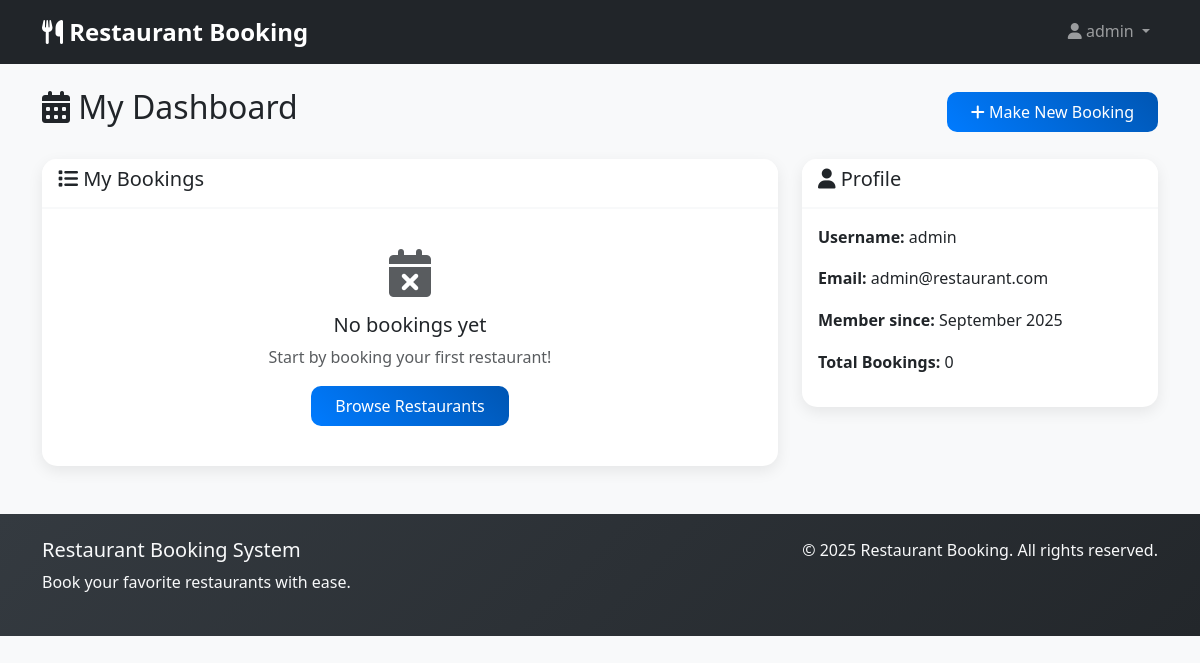
Page /user/dashboard (signed in) on the committed database.
### app.py (models this page shows)
class User(db.Model):
    id = db.Column(db.Integer, primary_key=True)
    username = db.Column(db.String(80), unique=True, nullable=False)
    email = db.Column(db.String(120), unique=True, nullable=False)
    password = db.Column(db.String(255), nullable=False)
    role = db.Column(db.String(20), default='user')  # user, manager, admin
    created_at = db.Column(db.DateTime, default=datetime.utcnow)
    bookings = db.relationship('Booking', backref='user', lazy=True, cascade='all, delete-orphan')

### app.py (the view)
    @app.route('/user/dashboard')
    @login_required
    def user_dashboard():
        user = User.query.get(session['user_id'])
        bookings = Booking.query.filter_by(user_id=user.id).order_by(Booking.created_at.desc()).all()
        return render_template('user/dashboard.html', user=user, bookings=bookings)

### templates/user/dashboard.html (shortened to what this page needs)
{% extends "base.html" %}
{% block content %}
<div class="d-flex justify-content-between align-items-center mb-4">
    <h2><i class="fas fa-calendar-alt"></i> My Dashboard</h2>
    <div>
        <a href="{{ url_for('index') }}" class="btn btn-primary">
            <i class="fas fa-plus"></i> Make New Booking
        </a>
    </div>
</div>
<div class="row">
    <div class="col-md-8">
        <div class="card">
            <div class="card-header">
                <h5><i class="fas fa-list"></i> My Bookings</h5>
            </div>
            <div class="card-body">
                {% if bookings %}
                    <div class="table-responsive">
                        <table class="table table-striped">
                            <thead>
                                <tr>
                                    <th>Restaurant</th>
                                    <th>Date</th>
                                    <th>Time</th>
                                    <th>Guests</th>
                                    <th>Status</th>
                                </tr>
                            </thead>
                            <tbody>
                                {% for booking in bookings %}
                                    <tr>
                                        <td>{{ booking.restaurant.name }}</td>
                                        <td>{{ booking.booking_date.strftime('%Y-%m-%d') }}</td>
                                        <td>{{ booking.booking_time.strftime('%H:%M') }}</td>
                                        <td>{{ booking.guests }}</td>
                                        <td>
                                            <span class="badge bg-{% if booking.status == 'confirmed' %}success{% elif booking.status == 'cancelled' %}danger{% else %}warning{% endif %}">
                                                {{ booking.status.title() }}
                                            </span>
                                        </td>
                                    </tr>
                                {% endfor %}
                            </tbody>
                        </table>
                    </div>
                {% else %}
                    <div class="text-center py-4">
                        <i class="fas fa-calendar-times fa-3x text-muted mb-3"></i>
                        <h5>No bookings yet</h5>
                        <p class="text-muted">Start by booking your first restaurant!</p>
                        <a href="{{ url_for('index') }}" class="btn btn-primary">Browse Restaurants</a>
                    </div>
                {% endif %}
            </div>
        </div>
    </div>
    <div class="col-md-4">
        <div class="card">
            <div class="card-header">
                <h5><i class="fas fa-user"></i> Profile</h5>
            </div>
            <div class="card-body">
                <p><strong>Username:</strong> {{ user.username }}</p>
                <p><strong>Email:</strong> {{ user.email }}</p>
                <p><strong>Member since:</strong> {{ user.created_at.strftime('%B %Y') }}</p>
                <p><strong>Total Bookings:</strong> {{ bookings|length }}</p>
            </div>
        </div>
    </div>
</div>
{% endblock %}

### static/styles.css (style rules this page uses)
:root { --primary-color: #007bff; --secondary-color: #6c757d; --success-color: #28a745; --danger-color: #dc3545; --warning-color: #ffc107; --info-color: #17a2b8; --light-color: #f8f9fa; --dark-color: #343a40; }
body { font-family: 'Segoe UI', Tahoma, Geneva, Verdana, sans-serif; background-color: #f8f9fa; line-height: 1.6; }
.card { border: none; border-radius: 15px; box-shadow: 0 5px 15px rgba(0, 0, 0, 0.08); transition: transform 0.3s ease, box-shadow 0.3s ease; }
.card-header { background-color: #fff; border-bottom: 2px solid #f8f9fa; border-radius: 15px 15px 0 0 !important; font-weight: 600; }
.btn { border-radius: 10px; font-weight: 500; padding: 0.5rem 1.5rem; transition: all 0.3s ease; }
.btn-primary { background: linear-gradient(45deg, var(--primary-color), #0056b3); border: none; }

### rows in the picture
User: username "admin", email "admin@restaurant.com", created_at "September 2025"

### other values in the picture
{{ session.username }} "admin"
{{ bookings|length }} "0"
